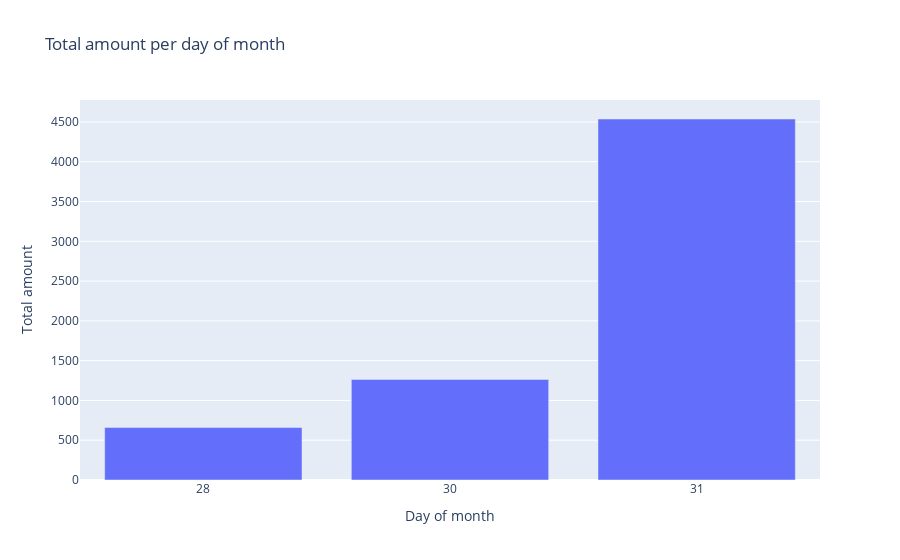

Source (notebook cell):
### Markdown cell above
### Plotting the total amount by day of month

From the data we can assume that the total amount being bought increases towards the end of the month

### Code cell
# Plotting the dataframes
dom_df.DAY_OF_MONTH = dom_df.DAY_OF_MONTH.astype(str)
fig = px.bar(
    dom_df,
    x='DAY_OF_MONTH',
    y='TOTAL_AMOUNT',
    title='Total amount per day of month',
    labels={
        'DAY_OF_MONTH': 'Day of month',
        'TOTAL_AMOUNT': 'Total amount'
    },
)
fig.show()

### Figure 1 — Plotly figure (JSON) as saved in the notebook; plotly's stock layout.template omitted (floating-point values rounded to 4 significant figures)
{"data": [{"alignmentgroup": "True", "hovertemplate": "Day of month=%{x}<br>Total amount=%{y}<extra></extra>", "legendgroup": "", "marker": {"color": "#636efa", "pattern": {"shape": ""}}, "name": "", "offsetgroup": "", "orientation": "v", "showlegend": false, "textposition": "auto", "type": "bar", "x": ["28", "30", "31"], "xaxis": "x", "y": [659, 1264, 4537], "yaxis": "y"}], "layout": {"barmode": "relative", "legend": {"tracegroupgap": 0}, "title": {"text": "Total amount per day of month"}, "xaxis": {"anchor": "y", "domain": [0, 1], "title": {"text": "Day of month"}}, "yaxis": {"anchor": "x", "domain": [0, 1], "title": {"text": "Total amount"}}}}
